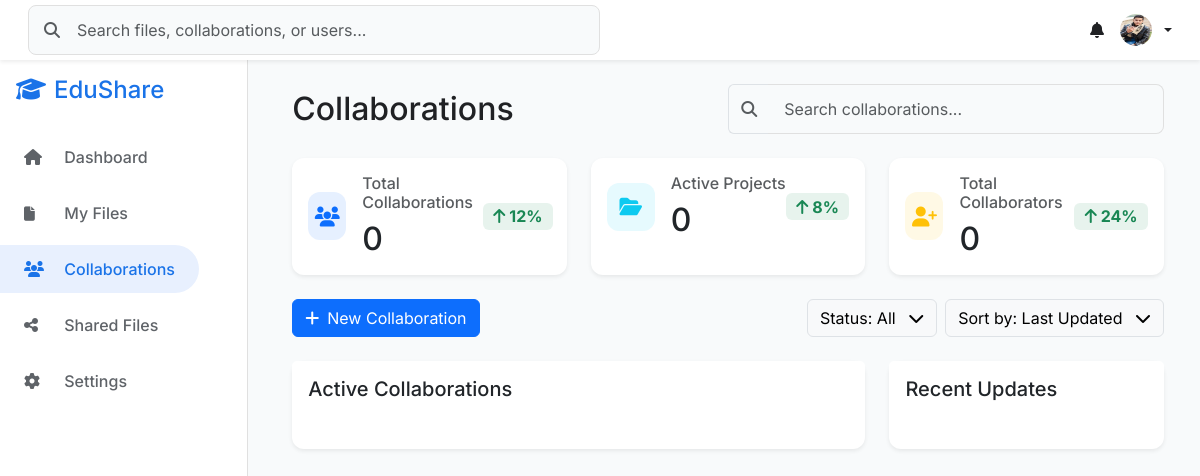
Before: /auth/collaborations/ (signed in) with the older database file.
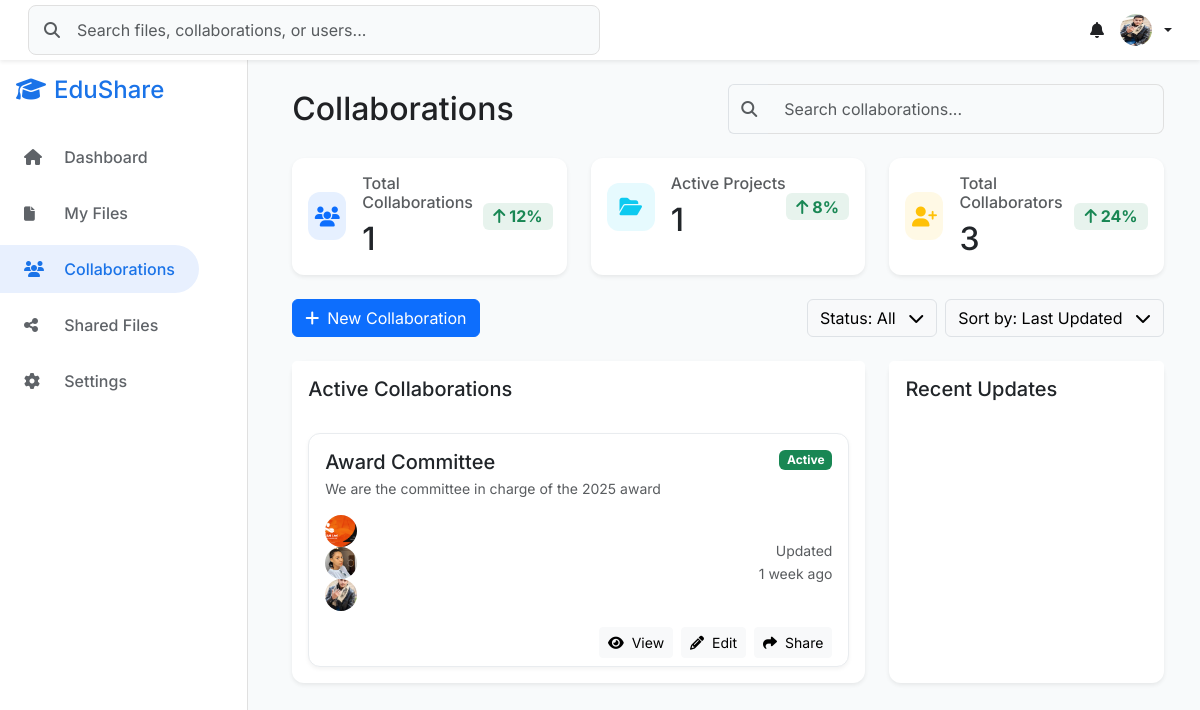
After: the same page with the newer database file.
### authentication/models.py (models this page shows, shortened)
class User(AbstractUser):
    ROLE_CHOICES = [
        ('faculty', 'Faculty'),
        ('admin', 'Admin'),
        ('external', 'External Partner'),
    ]
    email = models.EmailField(
        unique=True,
        validators=[EmailValidator()],
        error_messages={
            'unique': 'A user with this email already exists.',
        }
    )
    role = models.CharField(
        max_length=20,
        choices=ROLE_CHOICES
    )
    last_login_attempt = models.DateTimeField(null=True, blank=True)
    login_attempts = models.IntegerField(default=0)
    profile_picture = models.ImageField(
        upload_to=profile_picture_path,
        validators=[validate_image_size],
        null=True,
        blank=True,
        help_text="Upload a JPEG or PNG image (max size: 2MB)."
    )
    DEPARTMENT_CHOICES = [
        ('Computer Science', 'Computer Science'),
        ('Software Engineering', 'Software Engineering'),
        ('Cyber Security', 'Cyber Security'),
    ]
    department = models.CharField(
        max_length=100,
        choices=DEPARTMENT_CHOICES,
        blank=True,
        null=True
    )
    email_notifications = models.BooleanField(
        default=True,
        help_text="Enable email notifications about account activity"
    )
    file_updates = models.BooleanField(
        default=True,
        help_text="Receive notifications when shared files are modified"
    )
    USERNAME_FIELD = 'email'
    REQUIRED_FIELDS = ['username', 'role']
    class Meta:
        db_table = 'auth_user'

class Collaboration(models.Model):
    STATUS_CHOICES = [
        ('active', 'Active'),
        ('pending', 'Pending'),
        ('archived', 'Archived')
    ]
    id = models.AutoField(primary_key=True)  # Auto-incrementing primary key
    user = models.ForeignKey(User, on_delete=models.CASCADE)
    title = models.CharField(max_length=200)
    description = models.TextField()
    file = models.ForeignKey(File, on_delete=models.SET_NULL, null=True)
    status = models.CharField(max_length=20, choices=STATUS_CHOICES, default='active')
    participants = models.ManyToManyField(User, related_name='collaborations')
    created_at = models.DateTimeField(auto_now_add=True)
    updated_at = models.DateTimeField(auto_now=True)
    channel_group = models.UUIDField(
        default=uuid.uuid4,
        editable=False,
        unique=True
    )

### authentication/views.py (the view)
# urls.py: path('collaborations/', views.collaborations, name='collaborations'),
@login_required
def collaborations(request):
    User = get_user_model()  # Fresh reference to the active user model
    total_collaborations = Collaboration.objects.filter(user=request.user).count()
    active_projects = Collaboration.objects.filter(user=request.user, status='active').count()
    collaborator_ids = Collaboration.objects.filter(user=request.user)\
        .values_list('participants', flat=True).distinct()
    total_collaborators = User.objects.filter(id__in=collaborator_ids).count()
    collaborations = Collaboration.objects.filter(user=request.user)\
        .prefetch_related('participants').order_by('-updated_at')
    recent_activities = CollaborationActivity.objects.filter(
        collaboration__user=request.user
    ).order_by('-created_at')[:10]
    context = {
        'total_collaborations': total_collaborations,
        'active_projects': active_projects,
        'total_collaborators': total_collaborators,
        'collaborations': collaborations,
        'recent_activities': recent_activities
    }
    return render(request, 'authentication/dashboard/collaborations.html', context)

### authentication/templates/authentication/dashboard/collaborations.html (shortened to what the changed rows need)
{% extends 'authentication/dashboard/base.html' %}
{% load static %}
{% block content %}
<div class="container-fluid">
    <div class="d-flex flex-column flex-md-row justify-content-between align-items-start align-items-md-center mb-4 gap-3">
        <h2 class="mb-0">Collaborations</h2>
    </div>
    <div class="row g-4 mb-4">
        <div class="col-md-4 stat-card">
            <div class="card h-100 border-0 shadow-sm">
                <div class="card-body">
                    <div class="d-flex align-items-center justify-content-between">
                        <div class="d-flex align-items-center gap-3">
                            <div>
                                <h6 class="text-muted mb-2">Total Collaborations</h6>
                                <h2 class="mb-0">{{ total_collaborations }}</h2>
                            </div>
                        </div>
                    </div>
                </div>
            </div>
        </div>
        <div class="col-md-4 stat-card">
            <div class="card h-100 border-0 shadow-sm">
                <div class="card-body">
                    <div class="d-flex align-items-center justify-content-between">
                        <div class="d-flex align-items-center gap-3">
                            <div>
                                <h6 class="text-muted mb-2">Active Projects</h6>
                                <h2 class="mb-0">{{ active_projects }}</h2>
                            </div>
                        </div>
                    </div>
                </div>
            </div>
        </div>
        <div class="col-md-4 stat-card">
            <div class="card h-100 border-0 shadow-sm">
                <div class="card-body">
                    <div class="d-flex align-items-center justify-content-between">
                        <div class="d-flex align-items-center gap-3">
                            <div>
                                <h6 class="text-muted mb-2">Total Collaborators</h6>
                                <h2 class="mb-0">{{ total_collaborators }}</h2>
                            </div>
                        </div>
                    </div>
                </div>
            </div>
        </div>
    </div>
    <div class="row g-4">
        <div class="col-lg-8">
            <div class="card border-0 shadow-sm">
                <div class="card-body">
                    <div id="collaborationsContainer" class="row g-3">
                        {% for collab in collaborations %}
                        <div class="col-12 collaboration-item">
                            <div class="card collaboration-card">
                                <div class="card-body">
                                    <div class="d-flex justify-content-between align-items-start mb-3">
                                        <div>
                                            <h5 class="card-title mb-1">{{ collab.title }}</h5>
                                            <p class="card-text text-muted small mb-0">
                                                {{ collab.description }}
                                            </p>
                                        </div>
                                        <span class="badge status-badge
                                            {% if collab.status == 'active' %}bg-success{% else %}bg-warning{% endif %}">
                                            {{ collab.status|title }}
                                        </span>
                                    </div>
                                    <div class="d-flex justify-content-between align-items-center">
                                        <div class="d-flex align-items-center">
                                            <div class="avatar-group">
                                                {% for participant in collab.participants.all|slice:":3" %}
                                                <div class="avatar-sm me-2">
                                                    {% if participant.profile_picture %}
                                                    <img src="{{ participant.profile_picture.url }}"
                                                         class="rounded-circle participant-avatar"
                                                         alt="{{ participant.get_full_name }}">
                                                    {% else %}
                                                    <div class="rounded-circle bg-primary text-white d-flex
                                                        align-items-center justify-content-center participant-avatar">
                                                        {{ participant.get_full_name|default:participant.email|make_list|first|upper }}
                                                    </div>
                                                    {% endif %}
                                                </div>
                                                {% endfor %}
                                            </div>
                                        </div>
                                        <div class="text-end">
                                            <small class="text-muted d-block">Updated</small>
                                            <small class="text-muted">{{ collab.updated_at|timesince }} ago</small>
                                        </div>
                                    </div>
                                </div>
                                <div class="card-footer bg-transparent border-0 d-flex justify-content-end gap-2 pt-0 collaboration-actions">
                                    <button class="btn btn-sm btn-light">
                                        <i class="fas fa-eye me-2"></i>View
                                    </button>
                                    <button class="btn btn-sm btn-light">
                                        <i class="fas fa-pencil-alt me-2"></i>Edit
                                    </button>
                                    <button class="btn btn-sm btn-light">
                                        <i class="fas fa-share me-2"></i>Share
                                    </button>
                                </div>
                            </div>
                        </div>
                        {% endfor %}
                    </div>
                </div>
            </div>
        </div>
    </div>
</div>
{% endblock %}
{% block extra_js %}
<link href="https://cdn.jsdelivr.net/npm/select2@4.1.0-rc.0/dist/css/select2.min.css" rel="stylesheet" />
{% endblock %}

### authentication/templates/authentication/dashboard/base.html (shortened to what the changed rows need)
{% load static %}
<!DOCTYPE html>
<html lang="en">
<head>
    <link href="https://cdn.jsdelivr.net/npm/bootstrap@5.3.2/dist/css/bootstrap.min.css" rel="stylesheet">
    <link rel="stylesheet" href="https://cdnjs.cloudflare.com/ajax/libs/font-awesome/6.5.1/css/all.min.css">
    <link rel="stylesheet" href="{% static 'css/base.css' %}">
    <link rel="stylesheet" href="{% static 'css/dashboard.css' %}">
</head>
<body>
    <nav class="navbar navbar-expand-lg navbar-light fixed-top bg-white shadow-sm">
        <div class="container-fluid">
            <div class="d-flex align-items-center">
                <div class="dropdown">
                    <a class="nav-link dropdown-toggle d-flex align-items-center gap-2" href="#"
                       role="button" data-bs-toggle="dropdown" aria-expanded="false">
                        {% if user.profile_picture %}
                            <img src="{{ user.profile_picture.url }}" alt="Profile"
                                 class="rounded-circle" width="32" height="32">
                        {% else %}
                            <div class="rounded-circle bg-primary text-white d-flex align-items-center justify-content-center"
                                 style="width: 32px; height: 32px; font-size: 14px;">
                                {{ user.get_full_name|default:user.email|make_list|first|upper }}
                            </div>
                        {% endif %}
                    </a>
                </div>
            </div>
        </div>
    </nav>
    <div class="d-flex">
        <main style="margin-left: 0.5rem;" class="flex-grow-1 p-4">
            {% block content %}{% endblock %}
        </main>
    </div>
    {% block extra_js %}{% endblock %}
</body>
</html>

Changed rows visible on the page:
added Collaboration: title "Award Committee", description "We are the committee in charge of the 2025 award", status "Active", updated_at "1 week"
Other visible differences:
{{ total_collaborations }}: "0" → "1"
{{ active_projects }}: "0" → "1"
{{ total_collaborators }}: "0" → "3"
